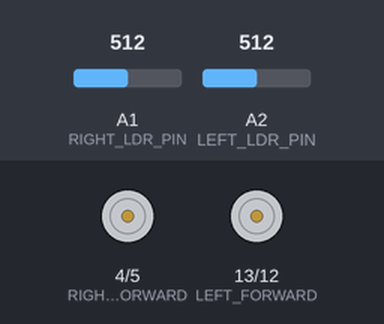
Recording of a sketch running on a simulated Arduino Uno, built with avr-gcc and run on an emulated ATmega328P. On the bench: motor-driver pin pairs drawn as motors (green arrow = first pin HIGH = forward, orange = second pin HIGH = backward, longer = more drive). The test bench sets the inputs (shaded band); at power-on: A2 (LEFT_LDR_PIN) = 512, A1 (RIGHT_LDR_PIN) = 512.

Above: at 1.8 s.
1.9 s: A2 (LEFT_LDR_PIN) set to 580
3.4 s: A2 (LEFT_LDR_PIN) set to 606
At 4.3 s:
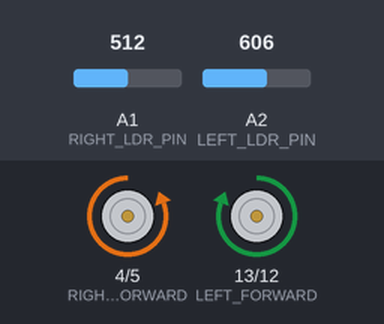
4.9 s: A2 (LEFT_LDR_PIN) set to 511
At 5.7 s:
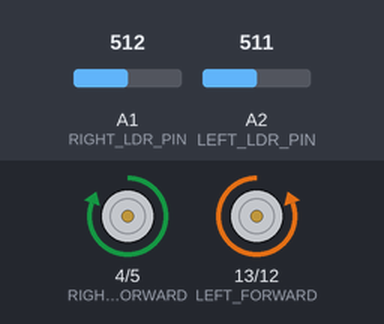
7.9 s: A2 (LEFT_LDR_PIN) set to 716
At 8.9 s:
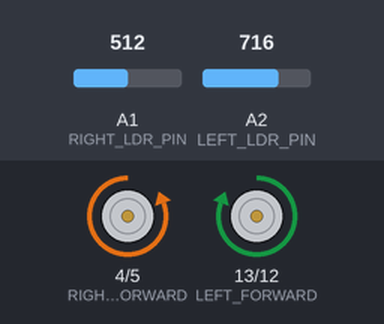
9.4 s: A2 (LEFT_LDR_PIN) set to 306
At 9.84 s:
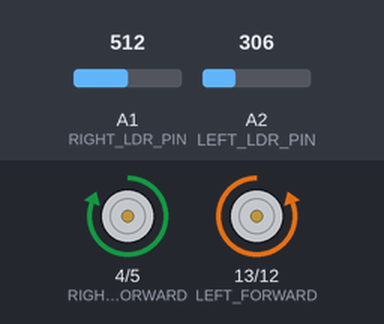
12.4 s: A2 (LEFT_LDR_PIN) set to 900
At 13.5 s:
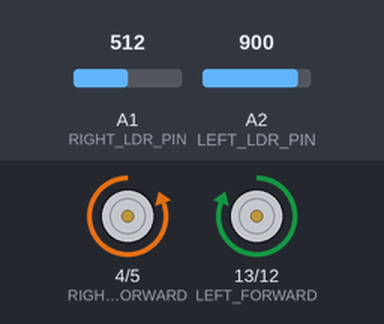
Timing chart, 0 to 14.9 s (numbered marks = the images above; inputs shaded):
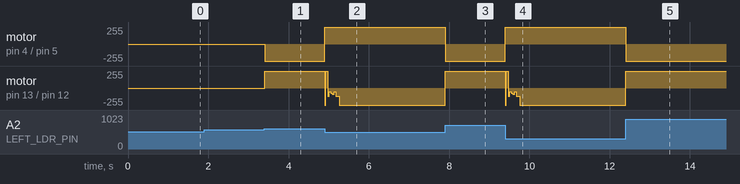

The sketch:

MazeRobot.ino
```cpp
// (licence header left out)
// Define LDR pins.
#define LEFT_LDR_PIN A2 // The left LDR pin.
#define RIGHT_LDR_PIN A1 // The right LDR pin.

// Define motor pin numbers.
#define LEFT_FORWARD 13 // The pin to move the left motor forwards.
#define LEFT_BACKWARD 12 // The pin to move the left motor backwards.
#define RIGHT_FORWARD 4 // The pin to move the right motor forwards.
#define RIGHT_BACKWARD 5 // The pin to move the right motor backwards.

// Variables for LDRs.
#define LEFT_LDR 0
#define RIGHT_LDR 1

// The number of LDRs.
#define LDR_COUNT 2

// The calibration threshold.
#define CALIBRATE_THRESHOLD 80

// The values of the LDRs.
int lightReadings[LDR_COUNT];

// The threshold that marks the difference between black and white.
int lightThreshold;

// The state of where we are on the map.
int state;

// The state we were at on the last timer tick.
int previousState;

// How many ticks we have been on this state for.
int ticksOnState;

// How often to pulse the motor.
#define PULSE_THRESHOLD 15

// The possible values of state.
#define ON_BLACK 0
#define ON_WHITE 1

// Define motor power amounts.
#define FULL_POWER HIGH // Analog value for full motor power.
#define NO_POWER LOW // Analog value for no motor power.

// Setup the program.
void setup() {
	Serial.begin(9600); // Start the serial communication.
	// Setup the motors.
	pinMode(LEFT_FORWARD, OUTPUT);
	pinMode(LEFT_BACKWARD, OUTPUT);
	pinMode(RIGHT_FORWARD, OUTPUT);
	pinMode(RIGHT_BACKWARD, OUTPUT);
	stop();
	delay(1000); // Give everything time to warm up.
	calibrateLDR();
	stop();
}

// Calibrate the LDR threshold.
void calibrateLDR() {
	int left;
	int right;
	int diff = CALIBRATE_THRESHOLD;
	while (diff <= CALIBRATE_THRESHOLD) {
		for (int i = 0; i < 25; i++) {
			readLDR();
			left += lightReadings[LEFT_LDR];
			right += lightReadings[RIGHT_LDR];
		}

		left /= 25;
		right /= 25;

		if (left > right) {
			diff = left - right;
		}
	}
	lightThreshold = (left + right) / 2;
}

// Read the LDR sensors.
void readLDR() {
	lightReadings[LEFT_LDR] = analogRead(LEFT_LDR_PIN);
	lightReadings[RIGHT_LDR] = analogRead(RIGHT_LDR_PIN);
}

// Compare the LDR readings to the light threshold, and update the LDR booleans accordingly.
void compareLDR() {
	int reading = lightReadings[LEFT_LDR];

	if (reading < lightThreshold) {
		state = ON_WHITE;
	} else {
		state = ON_BLACK;
	}
}

// Move forward.
void forward() {
	leftMotorForward();
	rightMotorForward();
}

// Move backwards.
void backward() {
	leftMotorBackward();
	rightMotorBackward();
}

// Move the right motor forward.
void rightMotorForward() {
	digitalWrite(RIGHT_FORWARD, FULL_POWER);
	digitalWrite(RIGHT_BACKWARD, NO_POWER);
}

// Move the right motor backward.
void rightMotorBackward() {
	digitalWrite(RIGHT_FORWARD, NO_POWER);
	digitalWrite(RIGHT_BACKWARD, FULL_POWER);
}

// Move the left motor forward.
void leftMotorForward() {
	digitalWrite(LEFT_FORWARD, FULL_POWER);
	digitalWrite(LEFT_BACKWARD, NO_POWER);
}

// Move the left motor backward.
void leftMotorBackward() {
	digitalWrite(LEFT_FORWARD, NO_POWER);
	digitalWrite(LEFT_BACKWARD, FULL_POWER);
}

// Turn the left motor off.
void leftMotorOff() {
	digitalWrite(LEFT_FORWARD, NO_POWER);
	digitalWrite(LEFT_BACKWARD, NO_POWER);
}

// Turn the right motor off.
void rightMotorOff() {
	digitalWrite(RIGHT_FORWARD, NO_POWER);
	digitalWrite(RIGHT_BACKWARD, NO_POWER);
}

// Turn left.
void turnLeft() {
	leftMotorBackward();
	rightMotorForward();
}

// Turn right.
void turnRight() {
	leftMotorForward();
	rightMotorBackward();
}

// Stop the motors.
void stop() {
	leftMotorOff();
	rightMotorOff();
}

// Read sensors.
void sense() {
	readLDR();
	compareLDR();
}

// Pulse the forward motor.
void pulseForward() {
	if (ticksOnState > PULSE_THRESHOLD) {
		turnRight();
		delay(3);
		ticksOnState = 0;
		stop();
	} else {
		forward();
	}
}

// Veer to the right.
void veerRight() {
	turnRight();
	delay(10);
	forward();
	delay(5);
}

// Veer to the left.
void veerLeft() {
	turnLeft();
	delay(10);
	forward();
	delay(5);
}

// Do the line tracking.
void lineTrack() {
	if (state == previousState) {
		ticksOnState++;
	} else {
		ticksOnState = 0;
	}

	if (state == ON_BLACK) {
		turnRight();
		if (ticksOnState > PULSE_THRESHOLD) {
			delay(10);
		}
	} else {
		veerLeft();
		if (ticksOnState > PULSE_THRESHOLD) {
			turnLeft();
			delay(10);
		}
	}
}

void loop() {
	previousState = state;
	sense();
	lineTrack();
}
```

Measured:
- the behaviour switches between 589 and 590 on A2 (LEFT_LDR_PIN) (found by bisection; images 0 and 1)
- after the input at 1.9 s, every drawn part: stays the same
- after the input at 3.4 s, motor on pin 4 (RIGHT_FORWARD) / pin 5 (RIGHT_BACKWARD): stopped → backward 255/255 at once; motor on pin 13 (LEFT_FORWARD) / pin 12 (LEFT_BACKWARD): stopped → forward 255/255 at once
- after the input at 4.9 s, motor on pin 4 (RIGHT_FORWARD) / pin 5 (RIGHT_BACKWARD): backward 255/255 → forward 255/255 at once
- after the input at 7.9 s, motor on pin 4 (RIGHT_FORWARD) / pin 5 (RIGHT_BACKWARD): forward 255/255 → backward 255/255 at once; motor on pin 13 (LEFT_FORWARD) / pin 12 (LEFT_BACKWARD): backward 255/255 → forward 255/255 at once
- after the input at 9.4 s, motor on pin 4 (RIGHT_FORWARD) / pin 5 (RIGHT_BACKWARD): backward 255/255 → forward 255/255 at once
- after the input at 12.4 s, motor on pin 4 (RIGHT_FORWARD) / pin 5 (RIGHT_BACKWARD): forward 255/255 → backward 255/255 at once; motor on pin 13 (LEFT_FORWARD) / pin 12 (LEFT_BACKWARD): backward 255/255 → forward 255/255 at once
